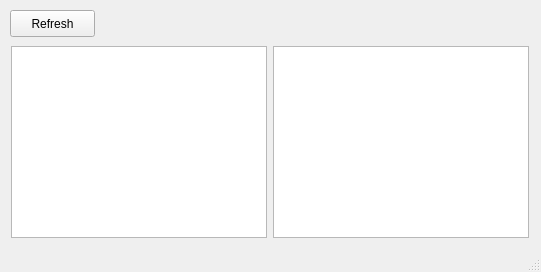
<?xml version="1.0" encoding="UTF-8"?>
<ui version="4.0">
 <class>RouterKeygen</class>
 <widget class="QMainWindow" name="RouterKeygen">
  <property name="geometry">
   <rect>
    <x>0</x>
    <y>0</y>
    <width>541</width>
    <height>272</height>
   </rect>
  </property>
  <property name="windowTitle">
   <string>RouterKeygen</string>
  </property>
  <widget class="QWidget" name="centralWidget">
   <widget class="QPushButton" name="refreshScan">
    <property name="geometry">
     <rect>
      <x>10</x>
      <y>10</y>
      <width>85</width>
      <height>27</height>
     </rect>
    </property>
    <property name="text">
     <string>Refresh</string>
    </property>
   </widget>
   <widget class="QListWidget" name="passwordsList">
    <property name="geometry">
     <rect>
      <x>273</x>
      <y>46</y>
      <width>256</width>
      <height>192</height>
     </rect>
    </property>
   </widget>
   <widget class="QTableWidget" name="networkslist">
    <property name="geometry">
     <rect>
      <x>11</x>
      <y>46</y>
      <width>256</width>
      <height>192</height>
     </rect>
    </property>
    <property name="sortingEnabled">
     <bool>true</bool>
    </property>
   </widget>
  </widget>
  <widget class="QStatusBar" name="statusBar"/>
 </widget>
 <layoutdefault spacing="6" margin="11"/>
 <resources/>
 <connections/>
</ui>
